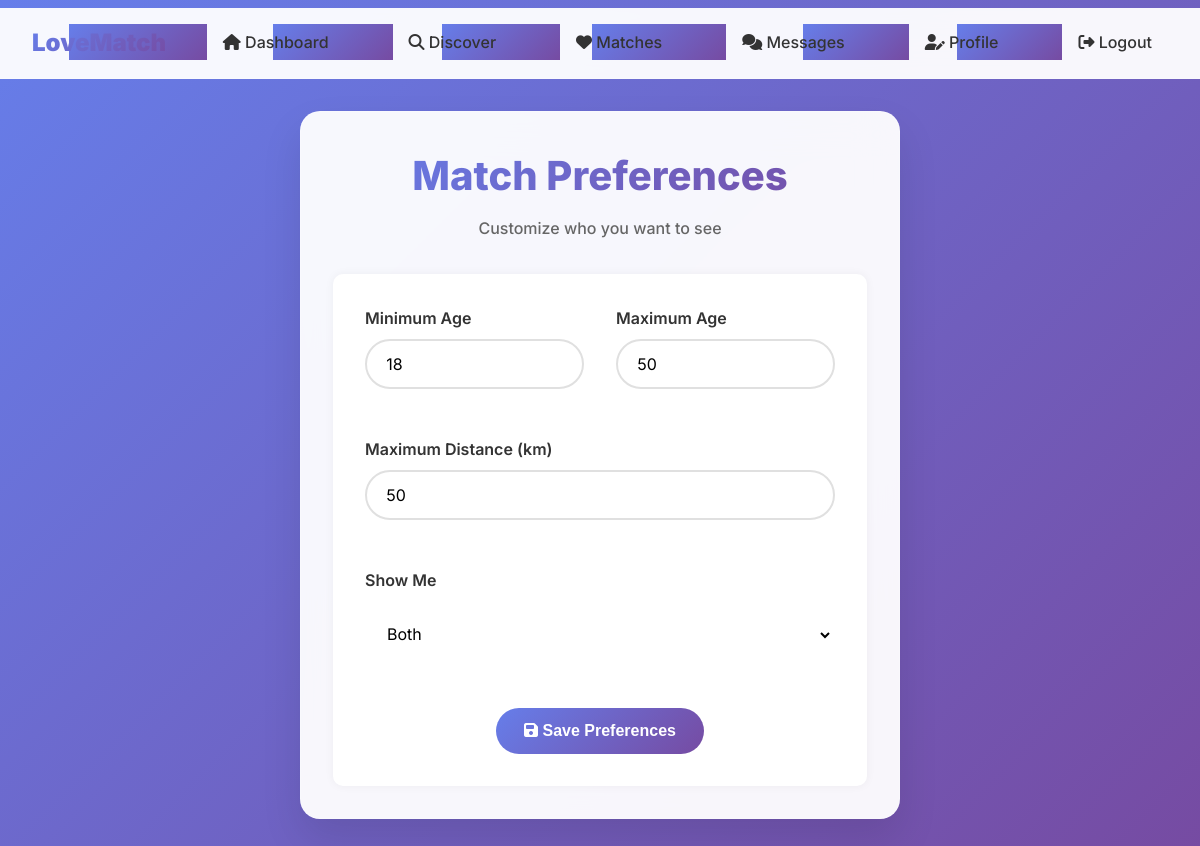
Screenshot of /matching/preferences/ (signed in) with the database file from the repository.
### matching/models.py (models this page shows, shortened)
class MatchPreference(models.Model):
    user = models.OneToOneField(User, on_delete=models.CASCADE)
    min_age = models.IntegerField(default=18, validators=[MinValueValidator(18), MaxValueValidator(100)])
    max_age = models.IntegerField(default=50, validators=[MinValueValidator(18), MaxValueValidator(100)])
    max_distance = models.IntegerField(default=50, help_text="Maximum distance in km")
    show_me = models.CharField(max_length=1, choices=[('M', 'Men'), ('F', 'Women'), ('B', 'Both')], default='B')

### matching/views.py (the view, shortened to what this page needs)
# urls.py: path('preferences/', views.PreferencesView.as_view(), name='preferences'),
class PreferencesView(LoginRequiredMixin, UpdateView):
    model = MatchPreference
    form_class = MatchPreferenceForm
    template_name = 'matching/preferences.html'
    success_url = reverse_lazy('profiles:dashboard')
    def get_object(self):
        obj, created = MatchPreference.objects.get_or_create(user=self.request.user)
        return obj

### matching/forms.py
class MatchPreferenceForm(forms.ModelForm):
    class Meta:
        model = MatchPreference
        fields = ['min_age', 'max_age', 'max_distance', 'show_me']
        widgets = {
            'min_age': forms.NumberInput(attrs={'min': 18, 'max': 100}),
            'max_age': forms.NumberInput(attrs={'min': 18, 'max': 100}),
            'max_distance': forms.NumberInput(attrs={'min': 1, 'max': 500}),
        }

### templates/matching/preferences.html (shortened to what this page needs)
{% extends 'base.html' %}
{% block content %}
<div style="max-width: 600px; margin: 0 auto;">
    <div class="card">
        <div style="text-align: center; margin-bottom: 2rem;">
            <h1 style="font-size: 2.5rem; font-weight: 800; background: linear-gradient(135deg, #667eea, #764ba2); -webkit-background-clip: text; -webkit-text-fill-color: transparent; margin-bottom: 0.5rem;">Match Preferences</h1>
            <p style="color: #666; font-weight: 500;">Customize who you want to see</p>
        </div>
        <form method="post">
            <div style="display: grid; grid-template-columns: 1fr 1fr; gap: 2rem; margin-bottom: 2rem;">
                <div>
                    <label style="display: block; margin-bottom: 0.5rem; font-weight: 600; color: #333;">Minimum Age</label>
                    {{ form.min_age }}
                </div>
                <div>
                    <label style="display: block; margin-bottom: 0.5rem; font-weight: 600; color: #333;">Maximum Age</label>
                    {{ form.max_age }}
                </div>
            </div>
            <div style="margin-bottom: 2rem;">
                <label style="display: block; margin-bottom: 0.5rem; font-weight: 600; color: #333;">Maximum Distance (km)</label>
                {{ form.max_distance }}
            </div>
            <div style="margin-bottom: 2rem;">
                <label style="display: block; margin-bottom: 0.5rem; font-weight: 600; color: #333;">Show Me</label>
                {{ form.show_me }}
            </div>
            <div style="text-align: center;">
                <button type="submit" class="btn btn-primary" style="font-size: 16px; padding: 14px 28px;">
                    <i class="fas fa-save"></i> Save Preferences
                </button>
            </div>
        </form>
    </div>
</div>
{% endblock %}

### static/css/style.css (style rules this page uses)
* { margin: 0; padding: 0; box-sizing: border-box; }
body { font-family: 'Segoe UI', Tahoma, Geneva, Verdana, sans-serif; background-color: #f9f7fc; color: #333; line-height: 1.6; }
button, .btn { padding: 0.6rem 1.2rem; border: none; background-color: #7e42d3; color: #fff; border-radius: 5px; cursor: pointer; text-decoration: none; display: inline-block; }
form { background: #fff; padding: 2rem; border-radius: 10px; margin-top: 1rem; box-shadow: 0 0 10px rgba(0,0,0,0.05); }
input[type="text"], input[type="email"], input[type="password"], textarea, select { width: 100%; padding: 0.75rem; margin: 0.5rem 0 1rem; border: 1px solid #ccc; border-radius: 5px; }
.card { background: #fff; padding: 1rem; margin: 1rem 0; border-radius: 10px; box-shadow: 0 0 15px rgba(0,0,0,0.05); }

### templates/base.html (style rules this page uses)
input[type="text"], input[type="email"], input[type="password"], input[type="number"], input[type="file"], select, textarea { background: #fff; border: 2px solid #e0e0e0; border-radius: 25px; padding: 0.8rem 1.2rem; font-size: 1rem; margin-bottom: 1rem; width: 100%; box-sizing: border-box; transition: border-color 0.2s; }
* { margin: 0; padding: 0; box-sizing: border-box; }
body { font-family: 'Inter', sans-serif; background: linear-gradient(135deg, #667eea 0%, #764ba2 100%); min-height: 100vh; color: #333; }
.card { background: rgba(255, 255, 255, 0.95); backdrop-filter: blur(20px); border-radius: 20px; padding: 2rem; box-shadow: 0 20px 40px rgba(0, 0, 0, 0.1); border: 1px solid rgba(255, 255, 255, 0.2); margin-bottom: 1rem; }
.btn { padding: 10px 20px; border: none; border-radius: 25px; font-weight: 600; text-decoration: none; cursor: pointer; }
.btn-primary { background: linear-gradient(135deg, #667eea, #764ba2); color: white; }

### templates/matching/preferences.html (style rules this page uses)
input, select { width: 100%; padding: 12px 16px; border: 2px solid rgba(255, 255, 255, 0.3); border-radius: 12px; background: rgba(255, 255, 255, 0.8); font-size: 16px; transition: all 0.3s ease; font-family: 'Inter', sans-serif; }

### rows the page displays
MatchPreference: min_age "18", max_age "50", max_distance "50", show_me "Both"
